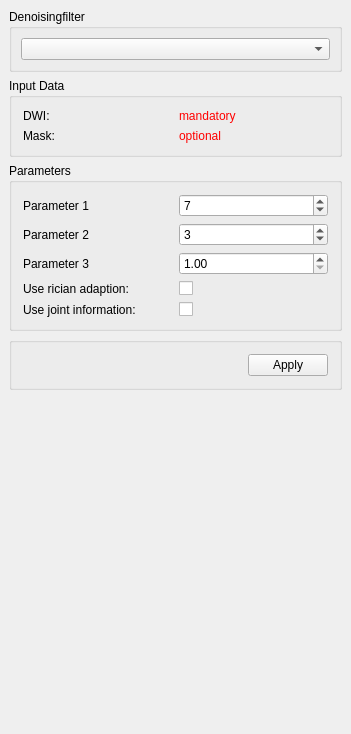
<?xml version="1.0" encoding="UTF-8"?>
<ui version="4.0">
 <class>QmitkDenoisingViewControls</class>
 <widget class="QWidget" name="QmitkDenoisingViewControls">
  <property name="geometry">
   <rect>
    <x>0</x>
    <y>0</y>
    <width>351</width>
    <height>734</height>
   </rect>
  </property>
  <property name="minimumSize">
   <size>
    <width>0</width>
    <height>0</height>
   </size>
  </property>
  <property name="windowTitle">
   <string>QmitkTemplate</string>
  </property>
  <layout class="QVBoxLayout" name="verticalLayout_2">
   <property name="spacing">
    <number>6</number>
   </property>
   <property name="leftMargin">
    <number>9</number>
   </property>
   <property name="topMargin">
    <number>9</number>
   </property>
   <property name="rightMargin">
    <number>9</number>
   </property>
   <property name="bottomMargin">
    <number>9</number>
   </property>
   <item>
    <widget class="QGroupBox" name="gridGroupBox">
     <property name="title">
      <string>Denoisingfilter</string>
     </property>
     <layout class="QGridLayout" name="gridLayout">
      <property name="leftMargin">
       <number>9</number>
      </property>
      <property name="topMargin">
       <number>9</number>
      </property>
      <property name="rightMargin">
       <number>9</number>
      </property>
      <property name="bottomMargin">
       <number>9</number>
      </property>
      <item row="0" column="0">
       <widget class="QComboBox" name="m_SelectFilterComboBox"/>
      </item>
     </layout>
    </widget>
   </item>
   <item>
    <widget class="QGroupBox" name="m_InputData">
     <property name="title">
      <string>Input Data</string>
     </property>
     <layout class="QGridLayout" name="gridLayout_3">
      <item row="0" column="0">
       <widget class="QLabel" name="m_DwiLabel">
        <property name="text">
         <string>DWI:</string>
        </property>
       </widget>
      </item>
      <item row="0" column="1">
       <widget class="QLabel" name="m_InputImageLabel">
        <property name="text">
         <string>&lt;html&gt;&lt;head/&gt;&lt;body&gt;&lt;p&gt;&lt;span style=&quot; color:#ff0000;&quot;&gt;mandatory&lt;/span&gt;&lt;/p&gt;&lt;/body&gt;&lt;/html&gt;</string>
        </property>
        <property name="wordWrap">
         <bool>true</bool>
        </property>
       </widget>
      </item>
      <item row="1" column="0">
       <widget class="QLabel" name="m_BrainMaskLabel">
        <property name="text">
         <string>Mask:</string>
        </property>
       </widget>
      </item>
      <item row="1" column="1">
       <widget class="QLabel" name="m_InputBrainMaskLabel">
        <property name="text">
         <string>&lt;html&gt;&lt;head/&gt;&lt;body&gt;&lt;p&gt;&lt;span style=&quot; color:#ff0000;&quot;&gt;optional&lt;/span&gt;&lt;/p&gt;&lt;/body&gt;&lt;/html&gt;</string>
        </property>
       </widget>
      </item>
     </layout>
    </widget>
   </item>
   <item>
    <widget class="QGroupBox" name="m_ParameterBox">
     <property name="title">
      <string>Parameters</string>
     </property>
     <layout class="QGridLayout" name="gridLayout_4">
      <item row="2" column="0">
       <widget class="QLabel" name="m_LabelParameter_3">
        <property name="text">
         <string>Parameter 3</string>
        </property>
       </widget>
      </item>
      <item row="1" column="0">
       <widget class="QLabel" name="m_LabelParameter_2">
        <property name="text">
         <string>Parameter 2</string>
        </property>
       </widget>
      </item>
      <item row="4" column="1">
       <widget class="QCheckBox" name="m_JointInformationCheckbox">
        <property name="text">
         <string/>
        </property>
       </widget>
      </item>
      <item row="4" column="0">
       <widget class="QLabel" name="m_JointInformationLabel">
        <property name="text">
         <string>Use joint information:</string>
        </property>
       </widget>
      </item>
      <item row="3" column="0">
       <widget class="QLabel" name="m_RicianLabel">
        <property name="text">
         <string>Use rician adaption:</string>
        </property>
       </widget>
      </item>
      <item row="3" column="1">
       <widget class="QCheckBox" name="m_RicianCheckbox">
        <property name="text">
         <string/>
        </property>
       </widget>
      </item>
      <item row="0" column="1">
       <widget class="QSpinBox" name="m_SpinBoxParameter1">
        <property name="minimum">
         <number>1</number>
        </property>
        <property name="value">
         <number>7</number>
        </property>
       </widget>
      </item>
      <item row="0" column="0">
       <widget class="QLabel" name="m_LabelParameter_1">
        <property name="text">
         <string>Parameter 1</string>
        </property>
       </widget>
      </item>
      <item row="2" column="1">
       <widget class="QDoubleSpinBox" name="m_DoubleSpinBoxParameter3">
        <property name="minimum">
         <double>1.000000000000000</double>
        </property>
        <property name="maximum">
         <double>99999.990000000005239</double>
        </property>
       </widget>
      </item>
      <item row="1" column="1">
       <widget class="QSpinBox" name="m_SpinBoxParameter2">
        <property name="minimum">
         <number>1</number>
        </property>
        <property name="value">
         <number>3</number>
        </property>
       </widget>
      </item>
     </layout>
    </widget>
   </item>
   <item>
    <widget class="QGroupBox" name="groupBox">
     <property name="title">
      <string/>
     </property>
     <layout class="QGridLayout" name="gridLayout_2">
      <item row="0" column="1">
       <spacer name="horizontalSpacer">
        <property name="orientation">
         <enum>Qt::Horizontal</enum>
        </property>
        <property name="sizeHint" stdset="0">
         <size>
          <width>40</width>
          <height>20</height>
         </size>
        </property>
       </spacer>
      </item>
      <item row="0" column="2">
       <widget class="QPushButton" name="m_ApplyButton">
        <property name="text">
         <string>Apply</string>
        </property>
       </widget>
      </item>
     </layout>
    </widget>
   </item>
   <item>
    <spacer name="verticalSpacer">
     <property name="orientation">
      <enum>Qt::Vertical</enum>
     </property>
     <property name="sizeHint" stdset="0">
      <size>
       <width>20</width>
       <height>40</height>
      </size>
     </property>
    </spacer>
   </item>
  </layout>
 </widget>
 <layoutdefault spacing="6" margin="11"/>
 <resources/>
 <connections/>
</ui>
